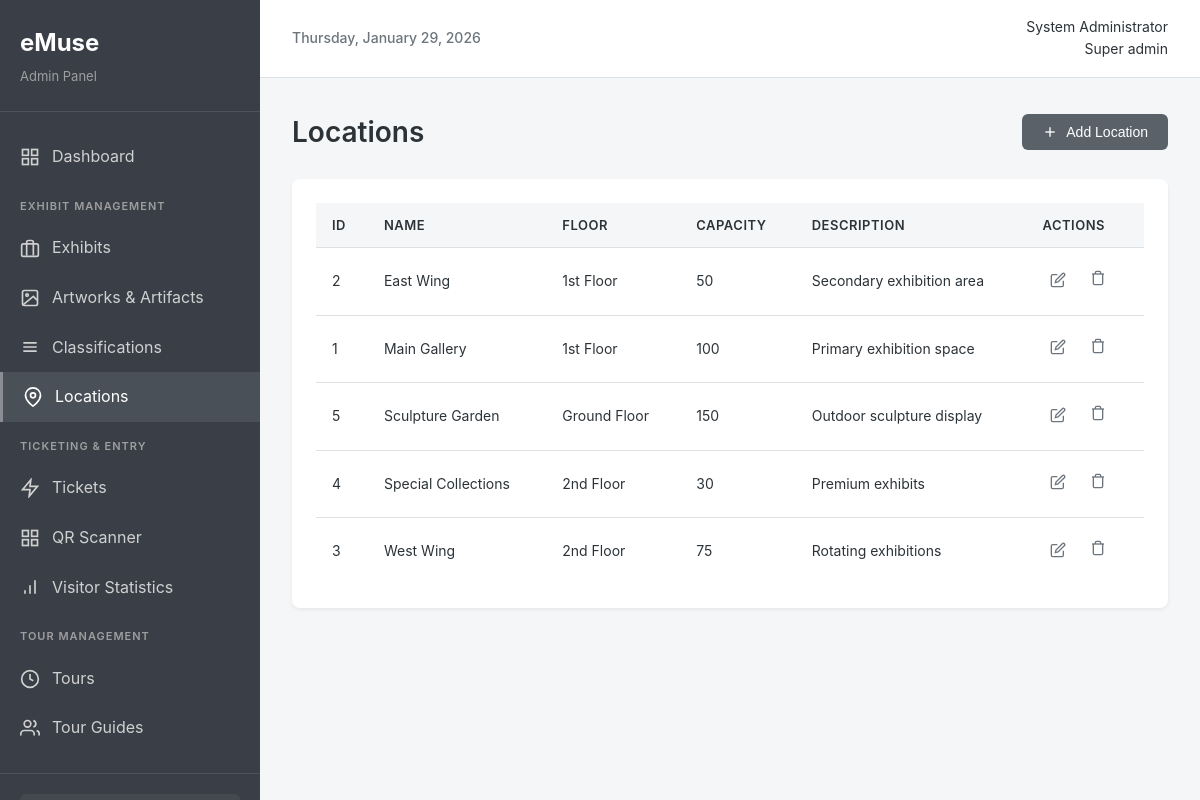
Page /admin/locations.php (signed in) on the committed database.
### tables this page shows
CREATE TABLE IF NOT EXISTS locations (
    location_id INT PRIMARY KEY AUTO_INCREMENT,
    name VARCHAR(100) NOT NULL,
    floor VARCHAR(20),
    capacity INT,
    description TEXT
);

### admin/locations.php (the view, shortened to what this page needs)
<?php
require_once '../config/config.php';
$locations = $pdo->query("SELECT * FROM locations ORDER BY name")->fetchAll();
include 'includes/header.php';
?>
<div class="page-header">
    <h1>Locations</h1>
    <button onclick="showAddModal()" class="btn btn-primary">
        <svg width="16" height="16" viewBox="0 0 24 24" fill="none" stroke="currentColor" stroke-width="2">
            <line x1="12" y1="5" x2="12" y2="19"/>
            <line x1="5" y1="12" x2="19" y2="12"/>
        </svg>
        Add Location
    </button>
</div>
<div class="card">
    <div class="table-responsive">
        <table class="data-table">
            <thead>
                <tr>
                    <th>ID</th>
                    <th>Name</th>
                    <th>Floor</th>
                    <th>Capacity</th>
                    <th>Description</th>
                    <th>Actions</th>
                </tr>
            </thead>
            <tbody>
                <?php foreach ($locations as $location): ?>
                <tr>
                    <td><?php echo $location['location_id']; ?></td>
                    <td><?php echo $location['name']; ?></td>
                    <td><?php echo $location['floor']; ?></td>
                    <td><?php echo $location['capacity']; ?></td>
                    <td><?php echo $location['description']; ?></td>
                    <td>
                        <div class="action-buttons">
                            <button onclick='editItem(<?php echo json_encode($location); ?>)' class="btn-icon">
                                <svg width="16" height="16" viewBox="0 0 24 24" fill="none" stroke="currentColor" stroke-width="2">
                                    <path d="M11 4H4a2 2 0 0 0-2 2v14a2 2 0 0 0 2 2h14a2 2 0 0 0 2-2v-7"/>
                                    <path d="M18.5 2.5a2.121 2.121 0 0 1 3 3L12 15l-4 1 1-4 9.5-9.5z"/>
                                </svg>
                            </button>
                            <a href="?delete=<?php echo $location['location_id']; ?>" class="btn-icon btn-danger" onclick="return confirm('Delete?')">
                                <svg width="16" height="16" viewBox="0 0 24 24" fill="none" stroke="currentColor" stroke-width="2">
                                    <polyline points="3 6 5 6 21 6"/>
                                    <path d="M19 6v14a2 2 0 0 1-2 2H7a2 2 0 0 1-2-2V6m3 0V4a2 2 0 0 1 2-2h4a2 2 0 0 1 2 2v2"/>
                                </svg>
                            </a>
                        </div>
                    </td>
                </tr>
                <?php endforeach; ?>
            </tbody>
        </table>
    </div>
</div>
<?php include 'includes/footer.php'; ?>

### assets/css/style.css (style rules this page uses)
:root { --color-primary: #5a6169; --color-primary-dark: #464a52; --color-secondary: #8b8d94; --color-bg-main: #f5f6f7; --color-bg-card: #ffffff; --color-text-primary: #2c3338; --color-text-secondary: #6c757d; --color-border: #dee2e6; --color-sidebar: #3a3f47; --color-sidebar-hover: #4a5058; --color-success: #6c8e7f; --color-warning: #a88f5e; --color-error: #a67474; --color-info: #6c8090; }
* { margin: 0; padding: 0; box-sizing: border-box; }
body { font-family: -apple-system, BlinkMacSystemFont, 'Segoe UI', Roboto, 'Helvetica Neue', Arial, sans-serif; background: var(--color-bg-main); color: var(--color-text-primary); line-height: 1.6; }
.page-header { display: flex; justify-content: space-between; align-items: center; margin-bottom: 24px; }
.page-header h1 { font-size: 28px; color: var(--color-text-primary); font-weight: 600; }
.card { background: var(--color-bg-card); border-radius: 8px; padding: 24px; box-shadow: 0 2px 4px rgba(0,0,0,0.06); margin-bottom: 24px; }
.btn { display: inline-flex; align-items: center; gap: 8px; padding: 10px 20px; border: none; border-radius: 6px; font-size: 14px; font-weight: 500; cursor: pointer; transition: all 0.2s; text-decoration: none; }
.btn-primary { background: var(--color-primary); color: #ffffff; }
.btn-icon { background: none; border: none; padding: 8px; cursor: pointer; color: var(--color-text-secondary); border-radius: 4px; transition: all 0.2s; }
.action-buttons { display: flex; gap: 8px; }
.table-responsive { overflow-x: auto; }
.data-table { width: 100%; border-collapse: collapse; }
.data-table thead { background: var(--color-bg-main); }
.data-table th { padding: 12px 16px; text-align: left; font-size: 13px; font-weight: 600; color: var(--color-text-primary); text-transform: uppercase; letter-spacing: 0.5px; }
.data-table td { padding: 14px 16px; border-top: 1px solid var(--color-border); font-size: 14px; color: var(--color-text-primary); }

### rows in the picture
locations: location_id "2", name "East Wing", floor "1st Floor", capacity "50", description "Secondary exhibition area"
locations: location_id "1", name "Main Gallery", floor "1st Floor", capacity "100", description "Primary exhibition space"
locations: location_id "5", name "Sculpture Garden", floor "Ground Floor", capacity "150", description "Outdoor sculpture display"
locations: location_id "4", name "Special Collections", floor "2nd Floor", capacity "30", description "Premium exhibits"
locations: location_id "3", name "West Wing", floor "2nd Floor", capacity "75", description "Rotating exhibitions"

### other values in the picture
$_SESSION['admin_name'] "System Administrator"
str_replace('_', ' ', $_SESSION['admin_role']) "Super admin"
